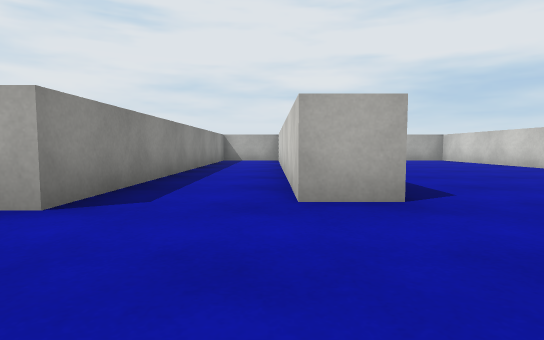
View 1 (above)

21 first-person views from a walk through a 3-D level made in the Unity game engine. The camera is 0.51 m above the floor, tilts 4° down and sees 80° across. The floor is counted in squares, 1 m on a side. Each view is taken from the middle of a square. On the plan, view 1 faces up. The plan holds only what a view shows up to about 9 squares ahead; the rest is blank. The place goes on beyond the plan. Surface patterns are stand-ins for the level's own textures.

View 2
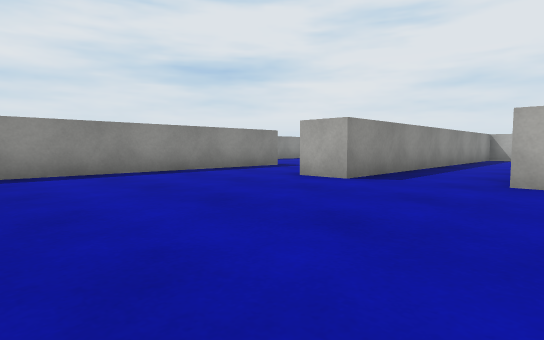

View 3
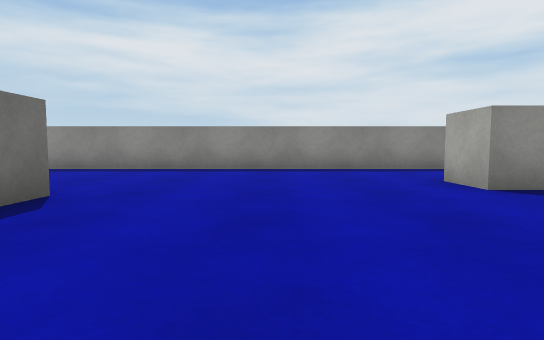

View 4
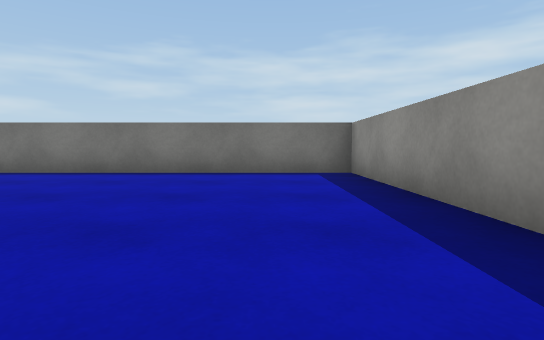

View 5
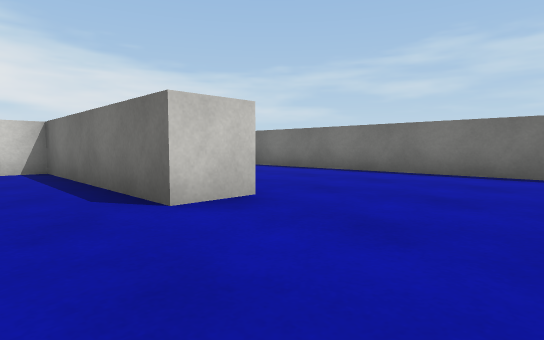

View 6
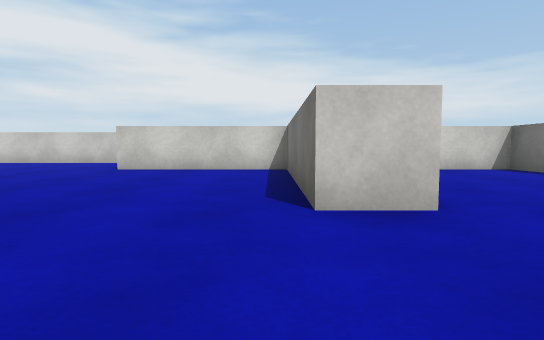

View 7
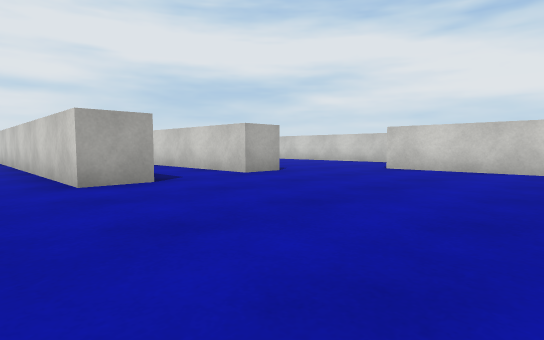

View 8
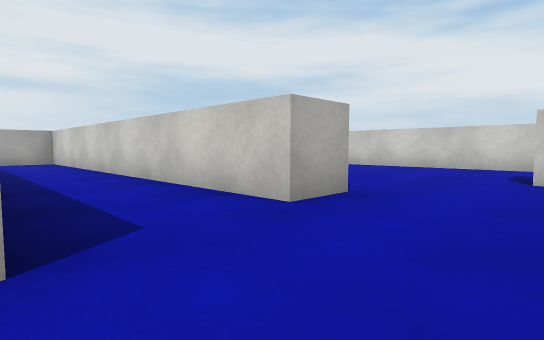

View 9
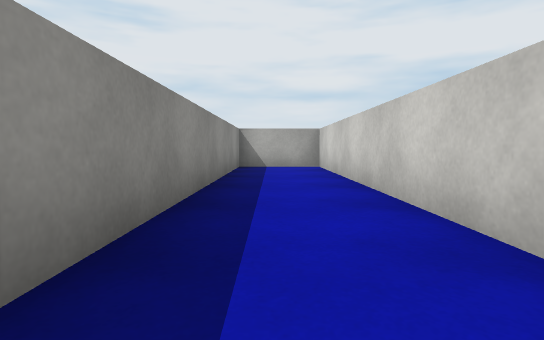

View 10
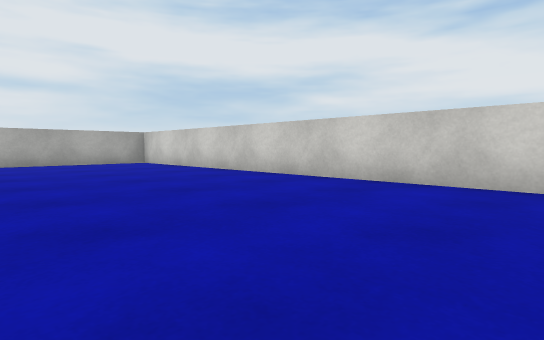

View 11
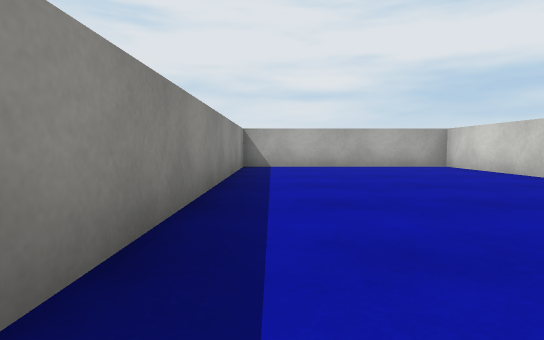

View 12
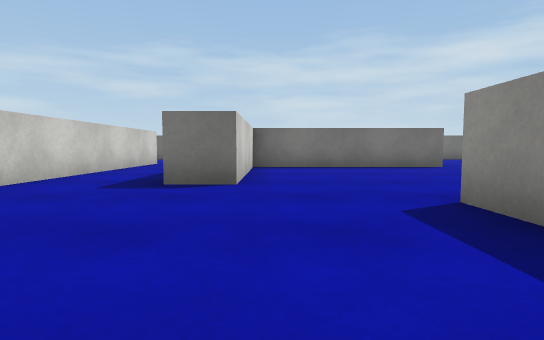

View 13
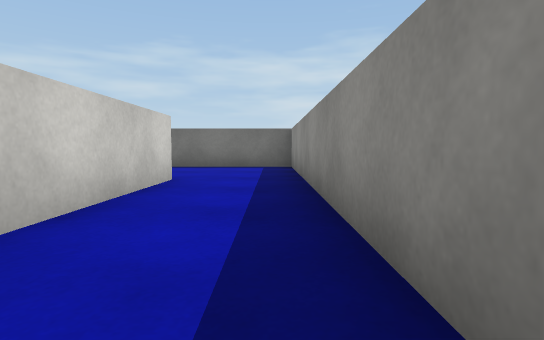

View 14
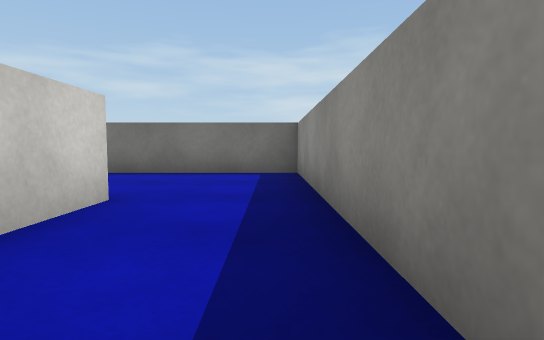

View 15
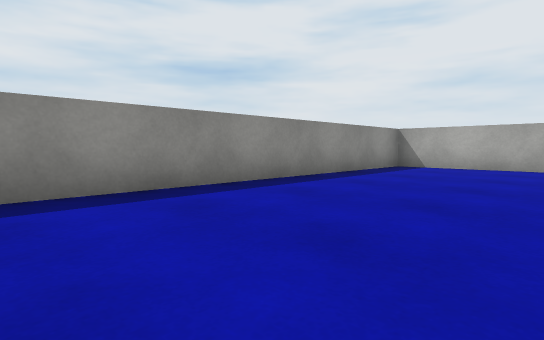

View 16
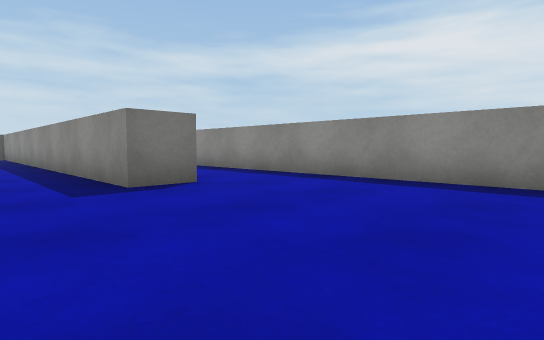

View 17
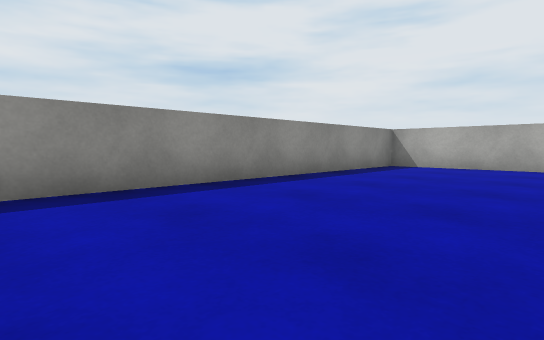

View 18
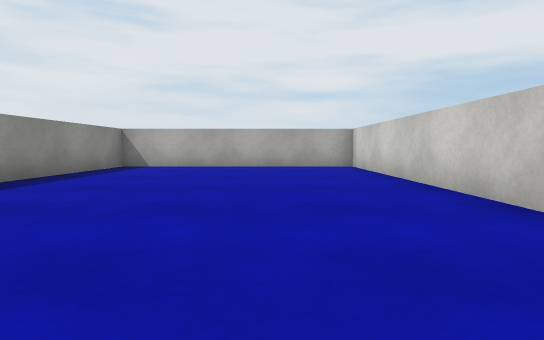

View 19
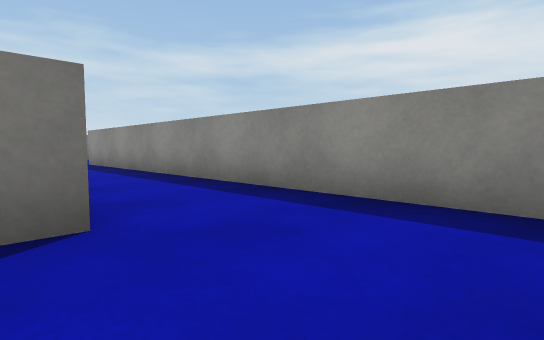

View 20
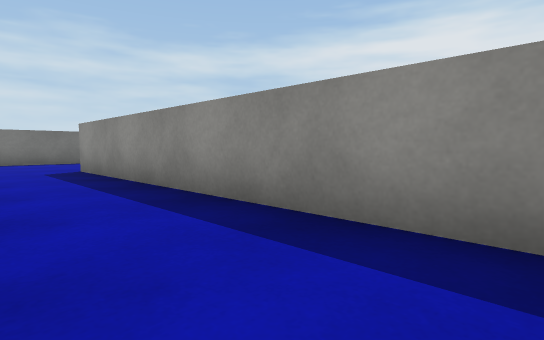

View 21
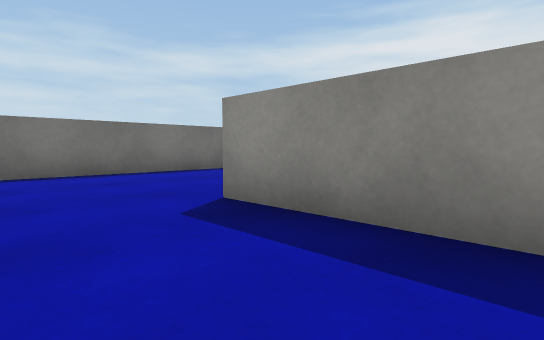

### Floor plan
Ten units are one square. View 1 is at (0, 0); x grows to the right and y downward. Boxes are objects, and circles mark ways between rooms. Rooms are numbered by the first view taken in them; rooms with no view inside come last. Other rooms are left out.
<svg viewBox="-95 -161 166 241">
<path fill="none" stroke="#000" d="M-14 34 -14 23 35 23 35 -16M2 -30 2 -125 -19 -125 -19 -26 -29 -26 -29 -46M-56 -48 -56 75 35 75 35 59M35 -16 45 -16M45 -5 45 45M66 41 66 -125 12 -125 12 -30 2 -30M-66 -48 -56 -48M-29 -46 -29 -156 -90 -156 -90 38"/>
<circle cx="20" cy="-20" r="3" fill="#2a7"/>
<circle cx="-45" cy="-35" r="3" fill="#2a7"/>
<text x="-10" y="10">1</text>
<text x="40" y="-50">2</text>
<text x="-60" y="-80">3</text>
</svg>
Room 1 opens to room 2. Room 1 opens to room 3.

Where each view was taken, in squares from view 1:
view 1: 0 up, 0 right, facing up
view 2: 2 down, 1 right, facing up-left
view 3: 0 up, 2 right, facing left
view 4: 1 down, 4 left, facing down
view 5: 1 down, 4 left, facing down-right
view 6: 2 down, 4 left, facing right
view 7: 2 down, 4 left, facing up-right
view 8: 1 up, 2 left, facing up-right
view 9: 4 up, 1 left, facing up
view 10: 2 up, 2 right, facing up-right
view 11: 4 up, 2 right, facing up
view 12: 6 up, 3 right, facing down
view 13: 1 up, 5 right, facing down
view 14: 1 down, 5 right, facing down
view 15: 4 up, 5 right, facing up-left
view 16: 9 up, 4 left, facing down-left
view 17: 7 up, 5 left, facing up-left
view 18: 7 up, 5 left, facing up
view 19: 7 up, 6 left, facing down-left
view 20: 4 up, 7 left, facing down-left
view 21: 1 down, 7 left, facing down-left
